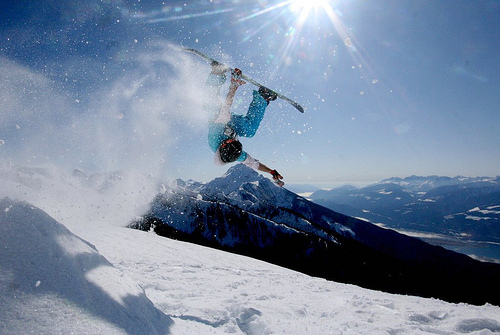
#> input picture image/day05/source.jpg, 500 x 335 px
$ python image_nn_interpolation.py
#> lines starting #> are read from the running program, lines starting #| are printed output that depends on the picture
import PIL.Image
"""
 ;Author chenhao
    ;Date 2018/12/10
    ;Detail 数字图像处理_最近邻插值（http://accu.cc/content/pil/resize_nearst/）
        近邻取样插值法是将目标图像各点的像素值设为原图像中与其最近的点
"""
path = "./image/day05/"
im = PIL.Image.open(path+"source.jpg")
#> im is the input picture: PIL image 500x335 RGB; mean R, G, B 119.7, 136.2, 159.3
im_resized = PIL.Image.new(im.mode, (480, 270))
#> im_resized: PIL image 480x270 RGB; every value is 0
for r in range(im_resized.size[1]):
    for c in range(im_resized.size[0]):
        rr = round((r+1) / im_resized.size[1] * im.size[1]) - 1
        cc = round((c+1) / im_resized.size[0] * im.size[0]) - 1
        # putpixel() 设置某个点的像素值
        im_resized.putpixel((c, r), im.getpixel((cc, rr)))
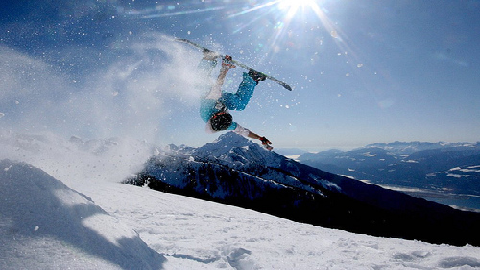
#> im_resized: PIL image 480x270 RGB; mean R, G, B 119.7, 136.3, 159.3
im_resized.save(path+"source_nn_interpolation.jpg")
